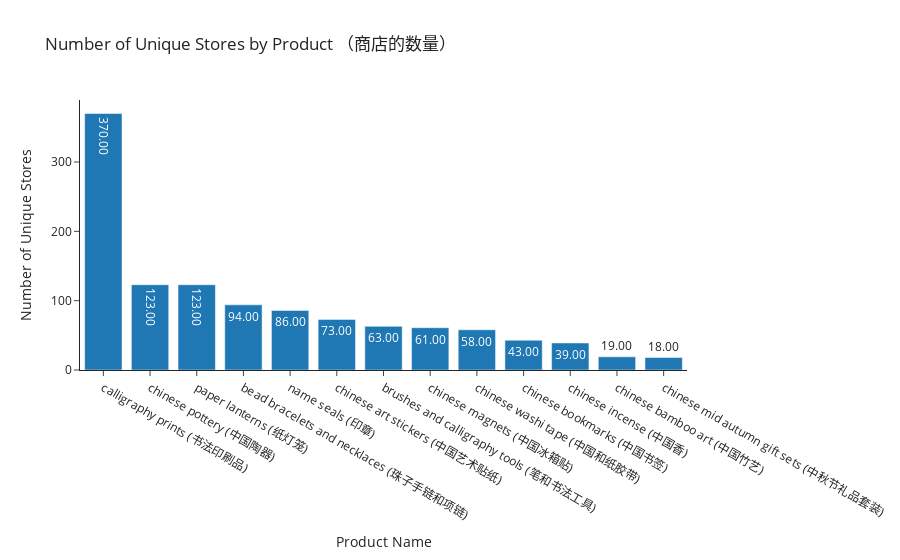
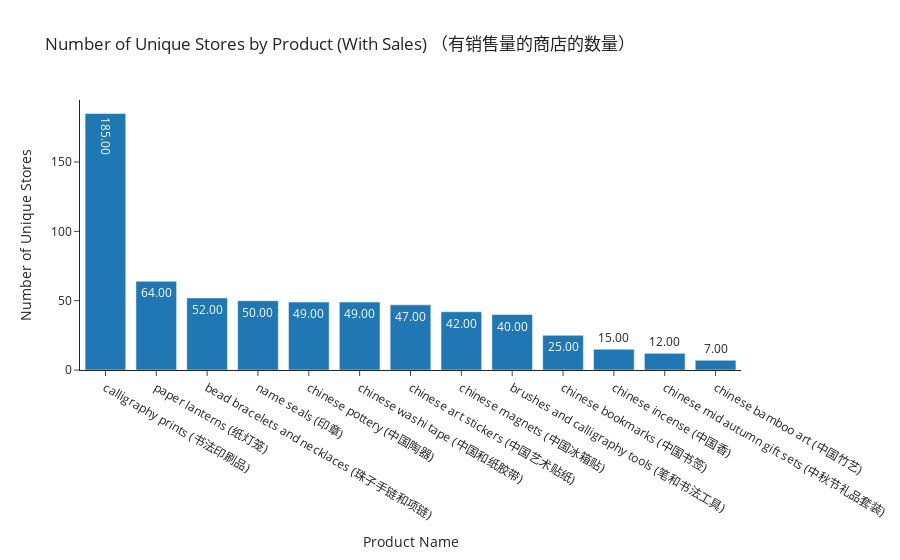

The cell these charts' notebook holds for them, in order:
### Code cell
# Number of unique stores by product
fig1 = plot_bar_chart_plotly(
    all_product_data.groupby("product_name_chinese_name")["Store Name"]
    .nunique()
    .reset_index(),
    x="product_name_chinese_name",
    y="Store Name",
    title="Number of Unique Stores by Product （商店的数量）",
    x_label="Product Name",
    y_label="Number of Unique Stores",
)

# Number of unique stores by product with sales
fig2 = plot_bar_chart_plotly(
    all_product_data[all_product_data["has_sales"] == True]
    .groupby("product_name_chinese_name")["Store Name"]
    .nunique()
    .reset_index(),
    x="product_name_chinese_name",
    y="Store Name",
    title="Number of Unique Stores by Product (With Sales) （有销售量的商店的数量）",
    x_label="Product Name",
    y_label="Number of Unique Stores",
)

# Percentage of stores with sales by product
# This should basically be the division of the two previous plots
stores_with_sales = (
    all_product_data[all_product_data["has_sales"] == True]
    .groupby("product_name_chinese_name")["Store Name"]
    .nunique()
    .reset_index()
)
stores = (
    all_product_data.groupby("product_name_chinese_name")["Store Name"]
    .nunique()
    .reset_index()
)
stores_with_sales = stores_with_sales.merge(stores, on="product_name_chinese_name")
stores_with_sales["percentage"] = (
    stores_with_sales["Store Name_x"] / stores_with_sales["Store Name_y"]
)
fig3 = plot_bar_chart_plotly(
    stores_with_sales,
    x="product_name_chinese_name",
    y="percentage",
    title="Percentage of Stores with Sales by Product (有销售量的商店的百分比)",
    x_label="Product Name",
    y_label="Percentage of Stores with Sales (%)",
)

fig1.show()
fig2.show()
fig3.show()

### Figure 1 — Plotly figure (JSON) as saved in the notebook; plotly's stock layout.template omitted (floating-point values rounded to 4 significant figures)
{"data": [{"name": "Store Name", "text": [370, 123, 123, 94, 86, 73, 63, 61, 58, 43, 39, 19, 18], "textposition": "auto", "texttemplate": "%{text:.2f}", "type": "bar", "x": ["calligraphy prints (书法印刷品)", "chinese pottery (中国陶器)", "paper lanterns (纸灯笼)", "bead bracelets and necklaces (珠子手链和项链)", "name seals (印章)", "chinese art stickers (中国艺术贴纸)", "brushes and calligraphy tools (笔和书法工具)", "chinese magnets (中国冰箱贴)", "chinese washi tape (中国和纸胶带)", "chinese bookmarks (中国书签)", "chinese incense (中国香)", "chinese bamboo art (中国竹艺)", "chinese mid autumn gift sets (中秋节礼品套装)"], "y": [370, 123, 123, 94, 86, 73, 63, 61, 58, 43, 39, 19, 18]}], "layout": {"title": {"text": "Number of Unique Stores by Product （商店的数量）"}, "xaxis": {"title": {"text": "Product Name"}}, "yaxis": {"title": {"text": "Number of Unique Stores"}}}}

### Figure 2 — Plotly figure (JSON) as saved in the notebook; plotly's stock layout.template omitted (floating-point values rounded to 4 significant figures)
{"data": [{"name": "Store Name", "text": [185, 64, 52, 50, 49, 49, 47, 42, 40, 25, 15, 12, 7], "textposition": "auto", "texttemplate": "%{text:.2f}", "type": "bar", "x": ["calligraphy prints (书法印刷品)", "paper lanterns (纸灯笼)", "bead bracelets and necklaces (珠子手链和项链)", "name seals (印章)", "chinese pottery (中国陶器)", "chinese washi tape (中国和纸胶带)", "chinese art stickers (中国艺术贴纸)", "chinese magnets (中国冰箱贴)", "brushes and calligraphy tools (笔和书法工具)", "chinese bookmarks (中国书签)", "chinese incense (中国香)", "chinese mid autumn gift sets (中秋节礼品套装)", "chinese bamboo art (中国竹艺)"], "y": [185, 64, 52, 50, 49, 49, 47, 42, 40, 25, 15, 12, 7]}], "layout": {"title": {"text": "Number of Unique Stores by Product (With Sales) （有销售量的商店的数量）"}, "xaxis": {"title": {"text": "Product Name"}}, "yaxis": {"title": {"text": "Number of Unique Stores"}}}}
